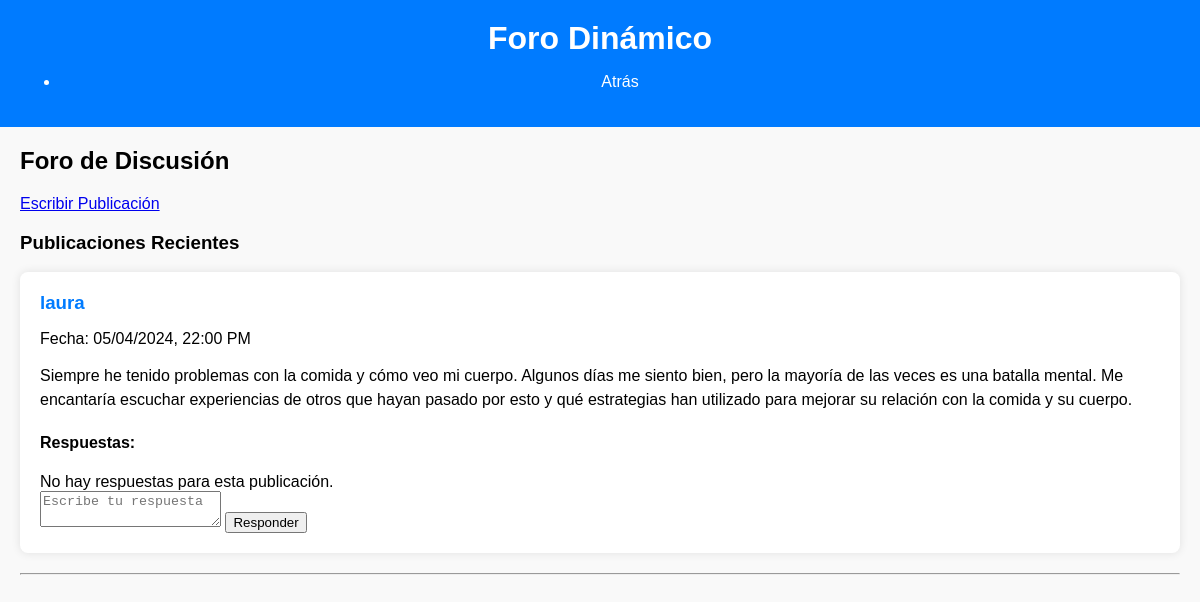
The app's page /htmls/foro.php?id_categoria=4 (signed in) with its own data.
### tables this page shows
CREATE TABLE IF NOT EXISTS `publicaciones` (
  `id` int NOT NULL AUTO_INCREMENT,
  `id_categoria` int NOT NULL,
  `titulo` varchar(255) NOT NULL,
  `id_usuario` int NOT NULL,
  `contenido` text NOT NULL,
  `fecha` timestamp NOT NULL DEFAULT CURRENT_TIMESTAMP,
  PRIMARY KEY (`id`),
  KEY `id_usuario` (`id_usuario`),
  KEY `publicaciones_ibfk_1` (`id_categoria`)
);

CREATE TABLE IF NOT EXISTS `registro` (
  `id` int NOT NULL AUTO_INCREMENT,
  `nombre` varchar(255) NOT NULL,
  `contraseña` varchar(255) NOT NULL,
  `correo` varchar(255) NOT NULL,
  PRIMARY KEY (`id`)
);

### htmls/foro.php (the view, shortened to what this page needs)
<?php
$conn = new mysqli('localhost', 'root', '', 'base_de_datos');
$id_categoria = isset($_GET['id_categoria']) ? intval($_GET['id_categoria']) : 1;
$sql_publicaciones = "SELECT p.id, p.contenido, p.fecha, r.nombre
                      FROM publicaciones p
                      JOIN registro r ON p.id_usuario = r.id
                      WHERE p.id_categoria = ?
                      ORDER BY p.fecha DESC";
$stmt = $conn->prepare($sql_publicaciones);
$stmt->bind_param("i", $id_categoria);
$stmt->execute();
$result_publicaciones = $stmt->get_result();
$publicaciones = [];
if ($result_publicaciones->num_rows > 0) {
    while ($publicacion = $result_publicaciones->fetch_assoc()) {
        $publicaciones[] = $publicacion;
    }
} else {
    echo "No se encontraron publicaciones para esta categoría.";
    exit;
}
?>
<!DOCTYPE html>
<html lang="es">
<head>
    <link rel="stylesheet" href="../styles/styleforo.css" />
</head>
<body>
<header>
    <h1>Foro Dinámico</h1>
    <nav id="nav">
        <ul>
            <li><a href="../htmls/pagina.php">Atrás</a></li>
        </ul>
    </nav>
</header>
<section id="content" class="container">
    <h2>Foro de Discusión</h2>
    <a href="escribir.php?id_categoria=<?php echo $id_categoria; ?>">Escribir Publicación</a>
    <h3>Publicaciones Recientes</h3>
    <?php foreach ($publicaciones as $publicacion): ?>
        <div class="post">
            <div class="post-header">
                <h3><?php echo htmlspecialchars($publicacion['nombre']); ?></h3>
                <p>Fecha: <?php echo date("d/m/Y, H:i A", strtotime($publicacion['fecha'])); ?></p>
            </div>
            <div class="post-body">
                <p><?php echo htmlspecialchars($publicacion['contenido']); ?></p>
            </div>
            <div class="responses">
                <h4>Respuestas:</h4>
                <?php
                $id_publicacion = $publicacion['id'];
                $sql_respuestas = "SELECT r.contenido, u.nombre, r.fecha
                                   FROM respuestas r
                                   JOIN registro u ON r.id_usuario = u.id
                                   WHERE r.id_publicacion = ?";
                $stmt_respuestas = $conn->prepare($sql_respuestas);
                $stmt_respuestas->bind_param("i", $id_publicacion);
                $stmt_respuestas->execute();
                $result_respuestas = $stmt_respuestas->get_result();
                if ($result_respuestas->num_rows > 0) {
                    while ($respuesta = $result_respuestas->fetch_assoc()) {
                        echo "<div class='respuesta'>";
                        echo "<strong>" . htmlspecialchars($respuesta['nombre']) . ":</strong> ";
                        echo "<p>" . htmlspecialchars($respuesta['contenido']) . "</p>";
                        echo "<p>Fecha: " . date("d/m/Y, H:i A", strtotime($respuesta['fecha'])) . "</p>";
                        echo "</div><hr>";
                    }
                } else {
                    echo "No hay respuestas para esta publicación.";
                }
                ?>
            </div>
            <div class="respond-form">
                <form action="../foro/responder.php" method="POST">
                    <textarea name="contenido" placeholder="Escribe tu respuesta" required></textarea>
                    <button type="submit">Responder</button>
                </form>
            </div>
        </div>
        <hr>
    <?php endforeach; ?>
</section>
</body>
</html>

### styles/styleforo.css (style rules this page uses)
body { font-family: Arial, sans-serif; background-color: #f9f9f9; margin: 0; padding: 0; }
header { background: #007bff; color: #fff; padding: 20px; text-align: center; }
header h1 { margin: 0; }
header a { color: #fff; text-decoration: none; }
.container { margin: 20px; }
.post { background: #fff; padding: 20px; margin-bottom: 20px; border-radius: 8px; box-shadow: 0 0 10px rgba(0, 0, 0, 0.1); }
.post-header h3 { margin: 0; color: #007bff; }
.post-body p { font-size: 16px; line-height: 1.5; margin-top: 10px; }

### records on screen
publicaciones: id_usuario.nombre "laura", fecha "05/04/2024, 22:00 PM", contenido "Siempre he tenido problemas con la comida y cómo veo mi cuerpo. Algunos días me siento bien, pero la mayoría de las veces es una batalla mental. Me encantaría escuchar experiencias de otros que hayan pasado por esto y qué estrategias han utilizado para mejorar su relación con la comida y su cuerpo."
